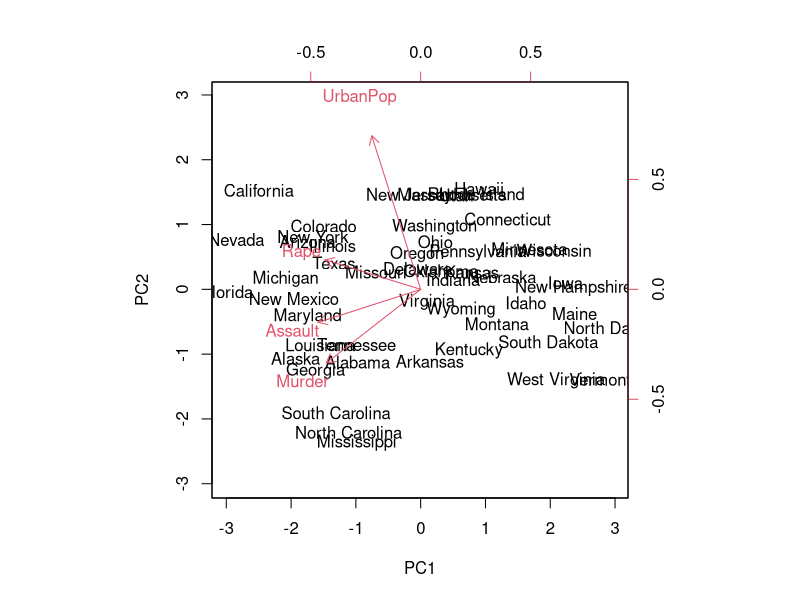
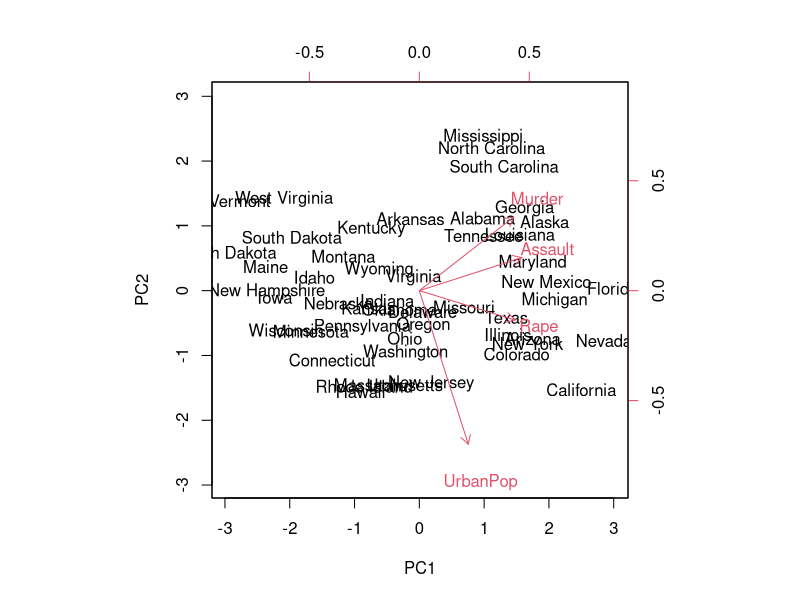
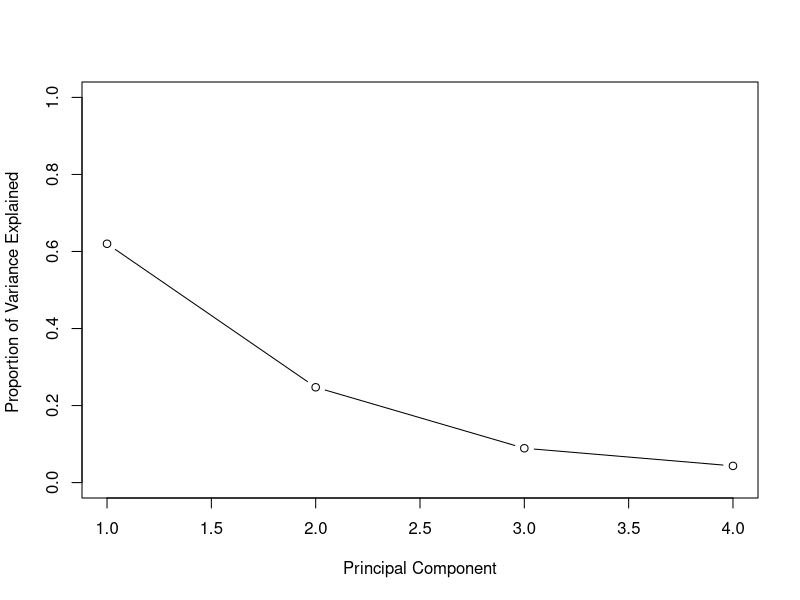
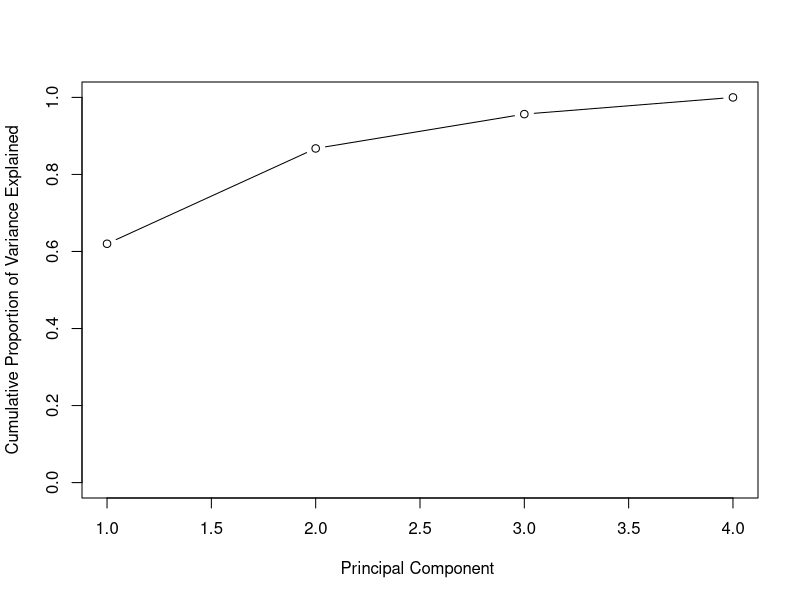

Here is the R script that generated these plots, in order:
## ---- chunk 1
knitr::opts_chunk$set(echo=TRUE, 
                      cache=FALSE, 
                      fig.width=5, 
                      fig.height=5,
                      fig.align='center')
indent1 = '    '      
indent2 = paste(rep(indent1, 2), collapse='')
## ---- chunk 2
states=row.names(USArrests)
states
## ---- chunk 3
names(USArrests)
## ---- chunk 4
summary(USArrests)
## ---- chunk 5
apply(USArrests , 2, var)
## ---- chunk 6
pr.out=prcomp(USArrests, scale=TRUE)
## ---- chunk 7
names(pr.out)
## ---- chunk 8
pr.out$center
pr.out$scale
## ---- chunk 9
pr.out$rotation
## ---- chunk 10
dim(pr.out$x)
pr.out$x
## ---- chunk 11
biplot(pr.out, scale=0)
## ---- chunk 12
pr.out$rotation=-pr.out$rotation
pr.out$x=-pr.out$x
biplot(pr.out, scale=0)
## ---- chunk 13
pr.out$sdev
## ---- chunk 14
pr.var=pr.out$sdev ^2
pr.var
## ---- chunk 15
pve=pr.var/sum(pr.var)
pve
## ---- chunk 16
plot(pve, xlab="Principal Component", 
     ylab="Proportion of Variance Explained ", ylim=c(0,1),type='b')

plot(cumsum(pve), xlab="Principal Component ", 
     ylab=" Cumulative Proportion of Variance Explained ", ylim=c(0,1), type='b')
## ---- chunk 17
a=c(1,2,8,-3)
cumsum(a)
